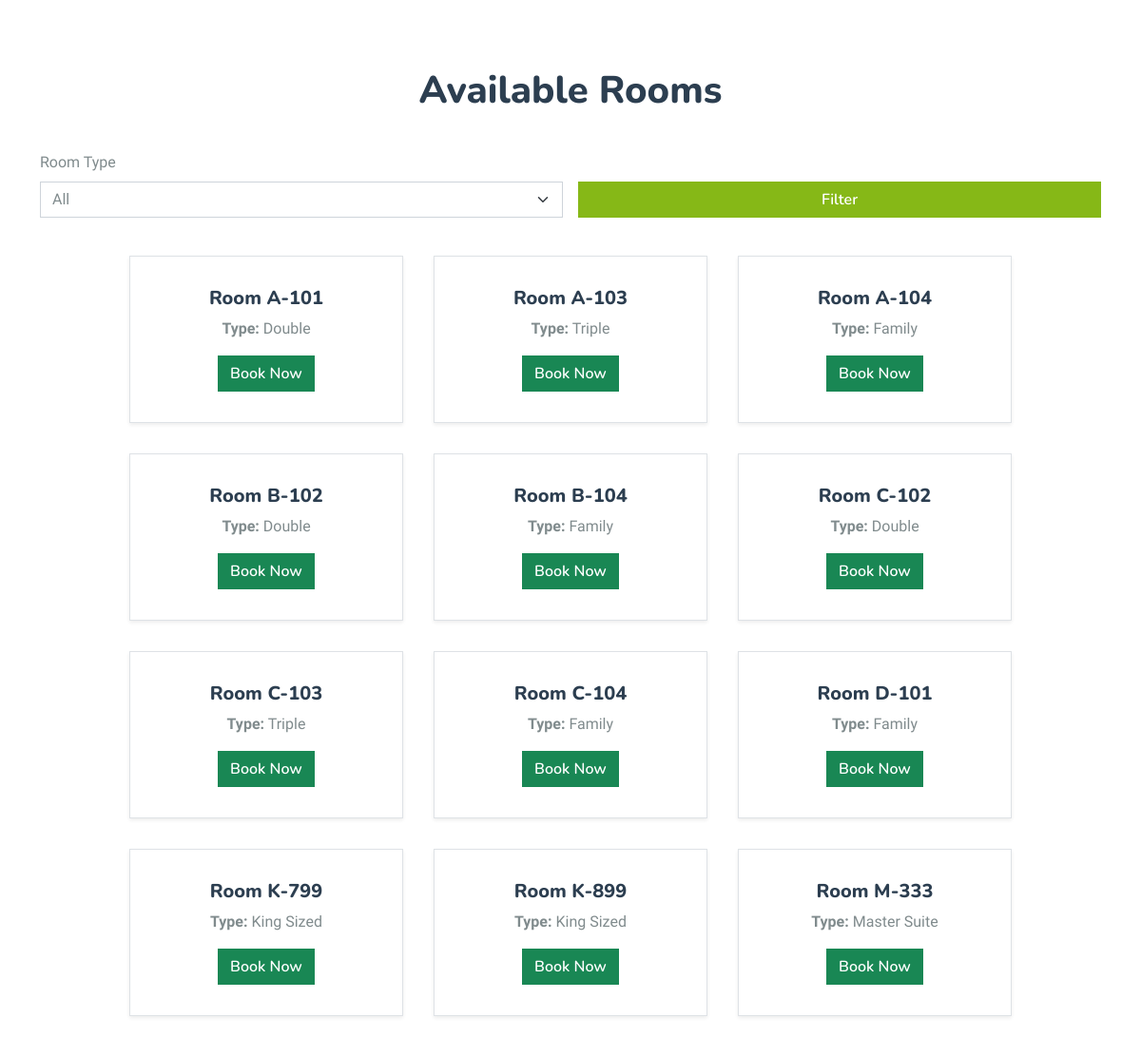
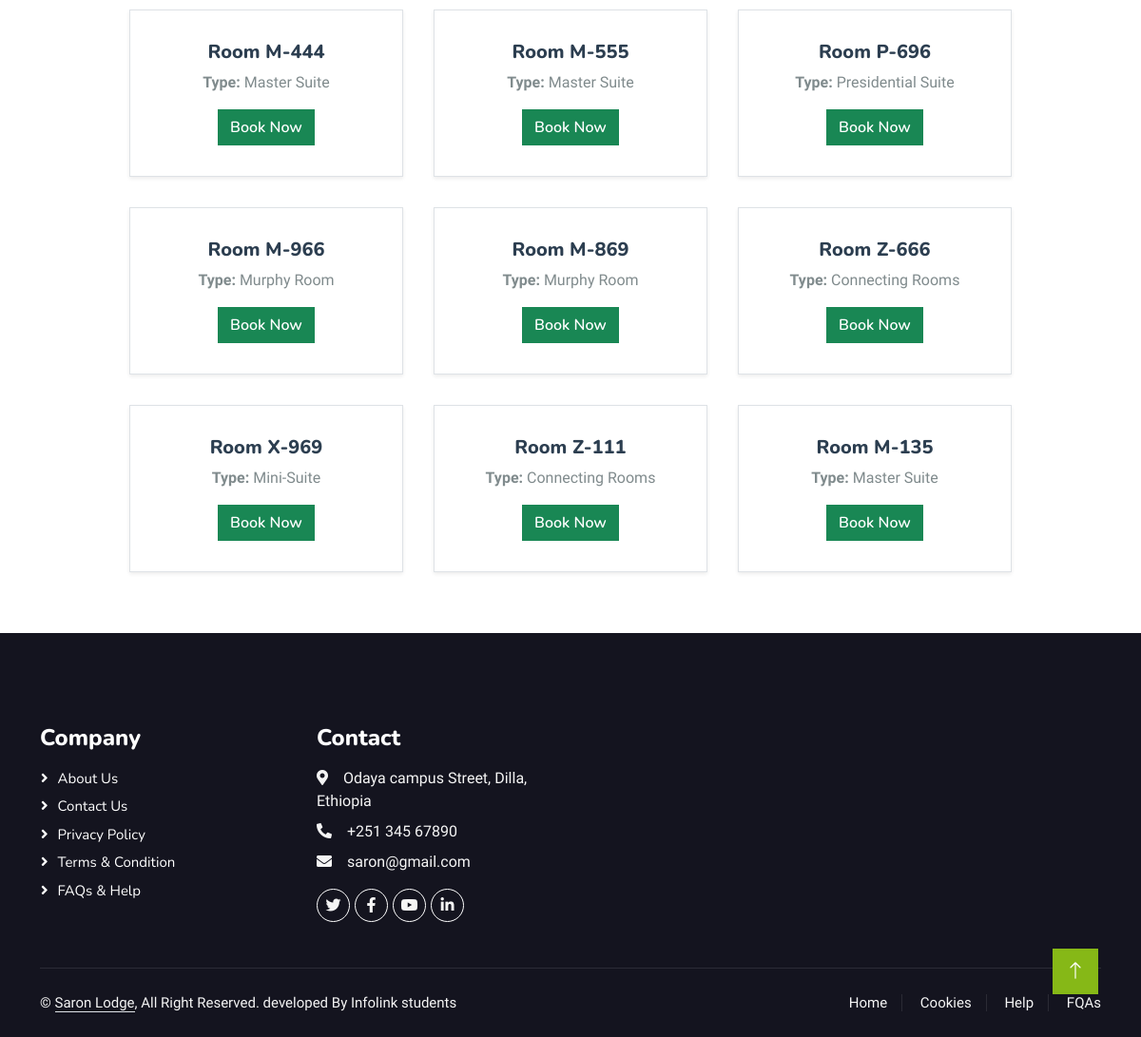
Before: /user/booking.php (lower part) with the older database file (2 pictures, top to bottom).
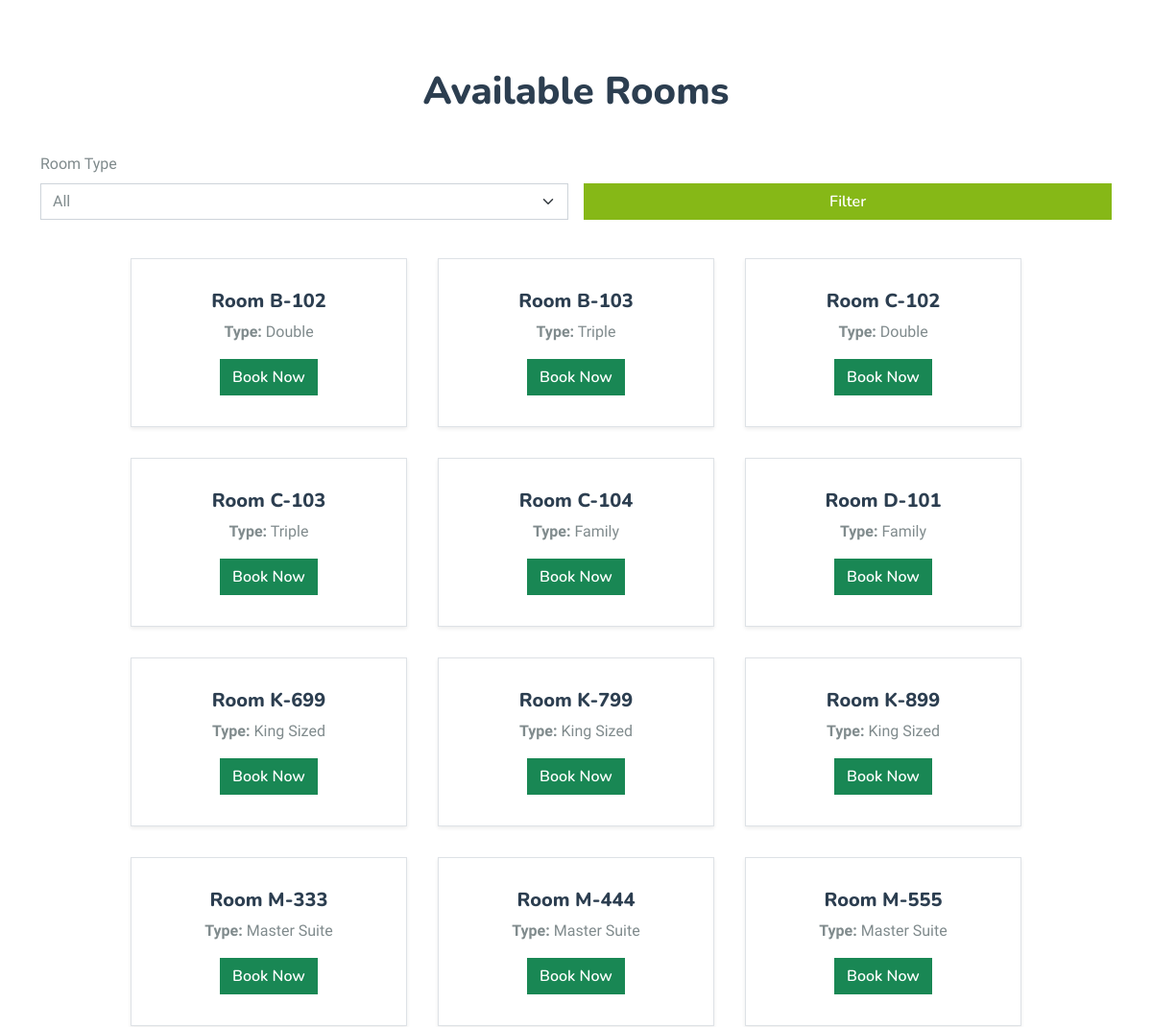
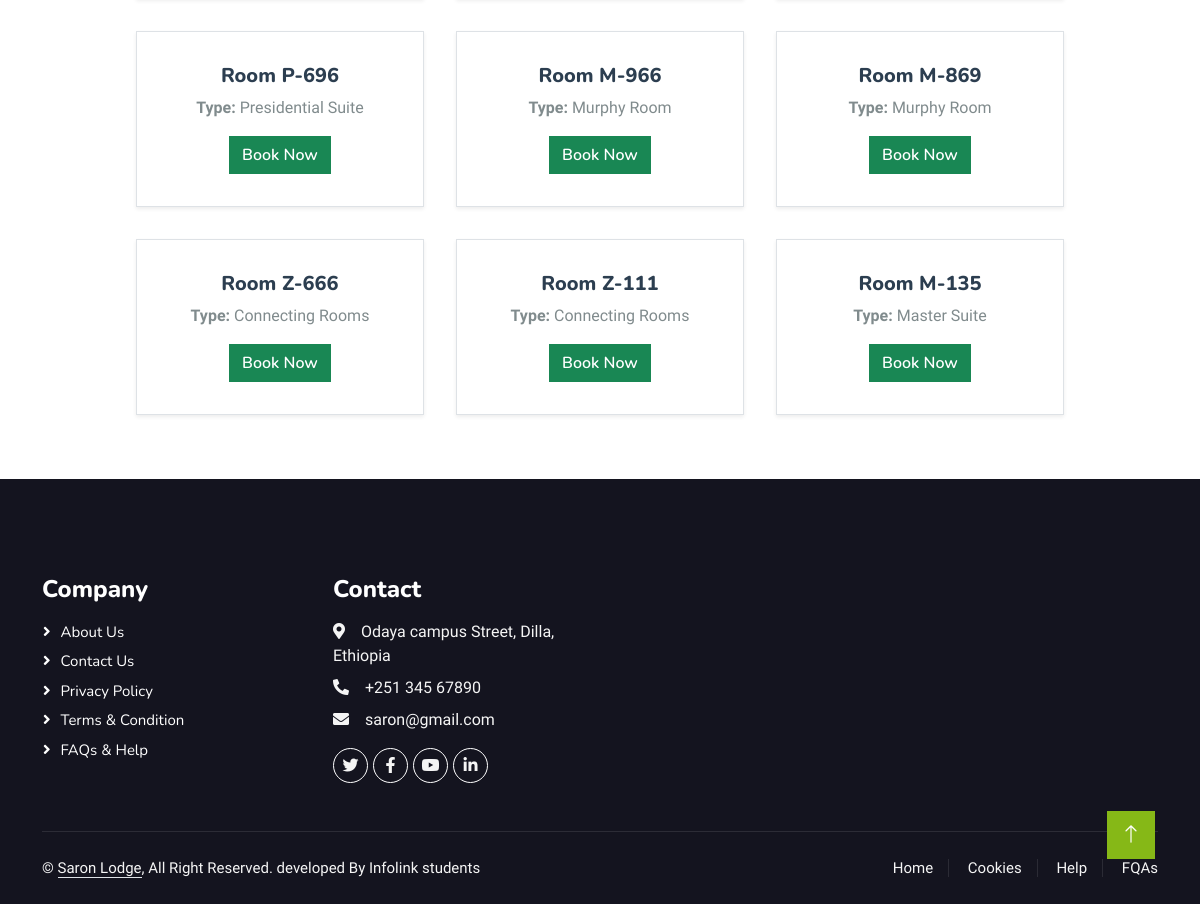
After: the same page with the newer database file (2 pictures, top to bottom).
### tables this page shows
CREATE TABLE `room` (
  `room_id` int(10) NOT NULL,
  `room_type_id` int(10) NOT NULL,
  `room_no` varchar(10) NOT NULL,
  `status` tinyint(1) DEFAULT NULL,
  `check_in_status` tinyint(1) NOT NULL,
  `check_out_status` tinyint(1) NOT NULL,
  `deleteStatus` tinyint(1) DEFAULT 0
);

CREATE TABLE `room_type` (
  `room_type_id` int(10) NOT NULL,
  `room_type` varchar(100) NOT NULL,
  `price` int(10) NOT NULL,
  `max_person` int(10) NOT NULL
);

### user/booking.php (the view, shortened to what this page needs)
<?php
$conn = new mysqli("localhost", "root", "", "hotelthree");
$sql = "SELECT room.room_id, room.room_no, room.status, room_type.room_type
        FROM room
        JOIN room_type ON room.room_type_id = room_type.room_type_id
        WHERE (room.status IS NULL OR room.status != 1)";
$result = $conn->query($sql);
?>
<!DOCTYPE html>
<html lang="en">
<head>
    <link href="https://cdnjs.cloudflare.com/ajax/libs/font-awesome/5.10.0/css/all.min.css" rel="stylesheet">
    <link href="https://cdn.jsdelivr.net/npm/bootstrap-icons@1.4.1/font/bootstrap-icons.css" rel="stylesheet">
    <link href="lib/animate/animate.min.css" rel="stylesheet">
    <link href="lib/owlcarousel/assets/owl.carousel.min.css" rel="stylesheet">
    <link href="lib/tempusdominus/css/tempusdominus-bootstrap-4.min.css" rel="stylesheet" />
    <link href="css/bootstrap.min.css" rel="stylesheet">
    <link href="css/style.css" rel="stylesheet">
</head>
<body>
    <div class="container-xxl py-5">
    </div>
    <div class="container my-4">
    <h1 class="text-center">Available Rooms</h1>
    <form class="row g-3 my-4" method="GET" action="">
        <div class="col-md-6">
            <label for="room_type" class="form-label">Room Type</label>
            <select id="room_type" name="room_type" class="form-select">
                <option value="">All</option>
            </select>
        </div>
        <div class="col-md-6 align-self-end">
            <button type="submit" class="btn btn-primary w-100">Filter</button>
        </div>
    </form>
    <div class="room-list">
        <?php
        if ($result->num_rows > 0) {
            while ($row = $result->fetch_assoc()) {
                echo "<div class='card border shadow-sm' style='width: 18rem;'>";
                echo "<div class='card-body'>";
                echo "<h5 class='card-title'>Room " . $row['room_no'] . "</h5>";
                echo "<p class='card-text'><strong>Type:</strong> " . $row['room_type'] . "</p>";
                echo "<a href='bookroom.php?room_id=" . $row['room_id'] . "' class='btn btn-success'>Book Now</a>";
                echo "</div>";
                echo "</div>";
            }
        } else {
            echo "<p class='text-center'>No rooms available.</p>";
        }
        ?>
    </div>
</div>
    <div class="container-fluid bg-dark text-light footer pt-5 mt-5 wow fadeIn" data-wow-delay="0.1s">
        <div class="container py-5">
            <div class="row g-5">
                <div class="col-lg-3 col-md-6">
                    <h4 class="text-white mb-3">Company</h4>
                    <a class="btn btn-link" href="">About Us</a>
                    <a class="btn btn-link" href="">Contact Us</a>
                    <a class="btn btn-link" href="">Privacy Policy</a>
                    <a class="btn btn-link" href="">Terms & Condition</a>
                    <a class="btn btn-link" href="">FAQs & Help</a>
                </div>
                <div class="col-lg-3 col-md-6">
                    <h4 class="text-white mb-3">Contact</h4>
                    <p class="mb-2"><i class="fa fa-map-marker-alt me-3"></i>Odaya campus Street, Dilla, Ethiopia</p>
                    <p class="mb-2"><i class="fa fa-phone-alt me-3"></i>+251 345 67890</p>
                    <p class="mb-2"><i class="fa fa-envelope me-3"></i>saron@gmail.com</p>
                    <div class="d-flex pt-2">
                        <a class="btn btn-outline-light btn-social" href=""><i class="fab fa-twitter"></i></a>
                        <a class="btn btn-outline-light btn-social" href=""><i class="fab fa-facebook-f"></i></a>
                        <a class="btn btn-outline-light btn-social" href=""><i class="fab fa-youtube"></i></a>
                        <a class="btn btn-outline-light btn-social" href=""><i class="fab fa-linkedin-in"></i></a>
                    </div>
                </div>
            </div>
        </div>
        <div class="container">
            <div class="copyright">
                <div class="row">
                    <div class="col-md-6 text-center text-md-start mb-3 mb-md-0">
                        &copy; <a class="border-bottom" href="#">Saron Lodge</a>, All Right Reserved.
                        developed  By Infolink students
                    </div>
                    <div class="col-md-6 text-center text-md-end">
                        <div class="footer-menu">
                            <a href="">Home</a>
                            <a href="">Cookies</a>
                            <a href="">Help</a>
                            <a href="">FQAs</a>
                        </div>
                    </div>
                </div>
            </div>
        </div>
    </div>
    <a href="#" class="btn btn-lg btn-primary btn-lg-square back-to-top"><i class="bi bi-arrow-up"></i></a>
</body>
</html>

Changed rows visible on the page:
no longer on this page (row edited): room: room_no "A-101", room_type.room_type "Double"
no longer on this page (row edited): room: room_no "A-103", room_type.room_type "Triple"
no longer on this page (row edited): room: room_no "A-104", room_type.room_type "Family"
no longer on this page (row edited): room: room_no "B-104", room_type.room_type "Family"
no longer on this page (row edited): room: room_no "X-969", room_type.room_type "Mini-Suite"
now on this page (row edited): room: room_no "B-103", room_type.room_type "Triple"
now on this page (row edited): room: room_no "K-699", room_type.room_type "King Sized"
